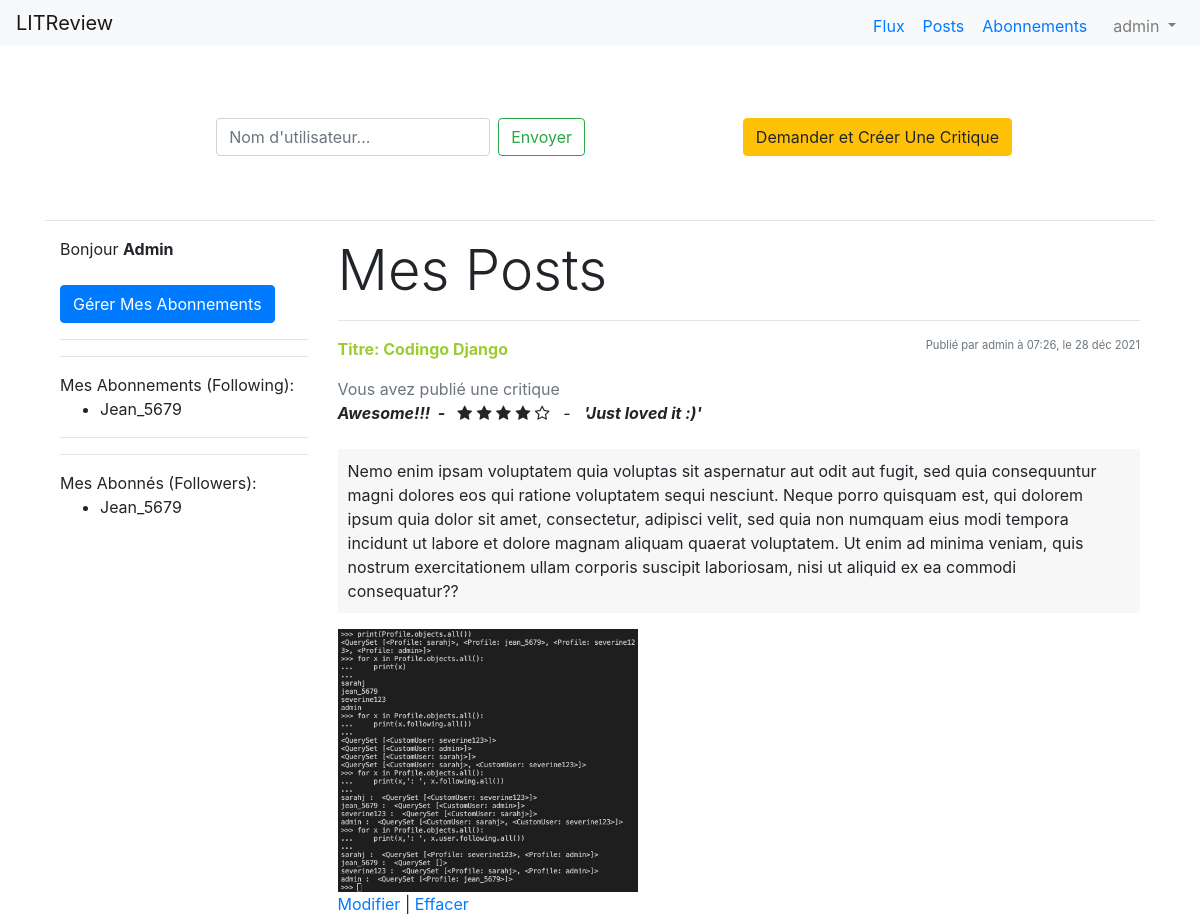
The app's page /tickets/account/ (signed in, upper part), older data.
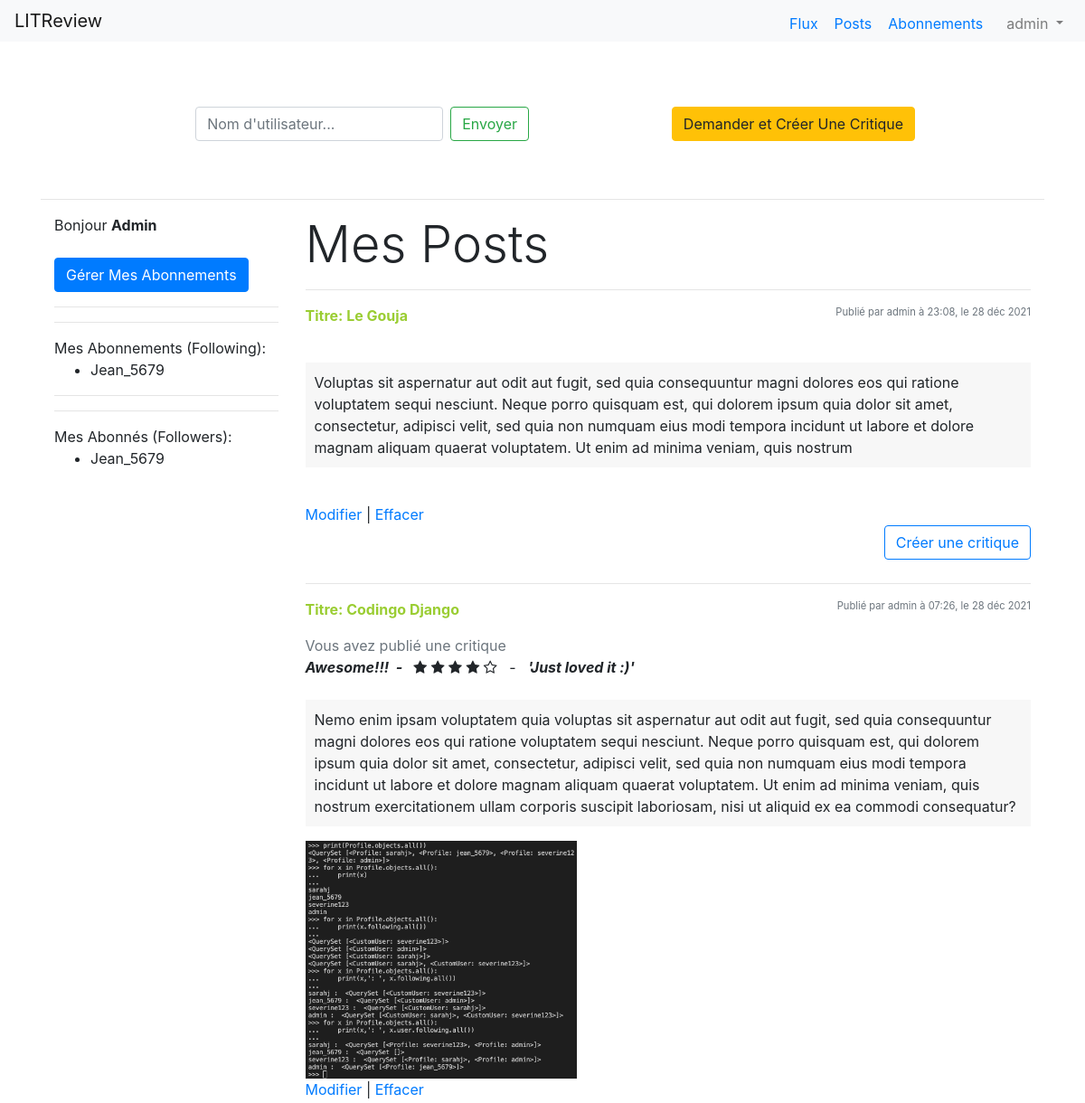
The same page, newer data.
### users/models.py (models this page shows)
class CustomUser(AbstractUser):
    age = models.PositiveIntegerField(null=True, blank=True)

### profiles/models.py (models this page shows)
class Profile(models.Model):
    user = models.OneToOneField(to=settings.AUTH_USER_MODEL, on_delete=models.CASCADE)
    following = models.ManyToManyField(to=settings.AUTH_USER_MODEL, related_name='following', blank=True)
    updated = models.DateTimeField(auto_now=True)
    created = models.DateTimeField(auto_now_add=True)
    def profiles_tickets(self):
        return self.ticket_set.all()
    def __str__(self):
        return str(self.user.username)
    class Meta:
        ordering = ('-created',)

### tickets/models.py (models this page shows, shortened)
class Ticket(models.Model):
    title = models.CharField(max_length=128)
    description = models.TextField(max_length=2048, blank=True)
    author = models.ForeignKey(Profile, on_delete=models.CASCADE)
    image = models.ImageField(null=True, blank=True)
    updated = models.DateTimeField(auto_now=True)
    created = models.DateTimeField(auto_now_add=True)
    class Meta:
        ordering = ['-created', 'title']

class ReviewRating(models.Model):
    ticket = models.ForeignKey(Ticket, on_delete=models.CASCADE, related_name='comments')
    user = models.ForeignKey(Profile, on_delete=models.CASCADE)
    subject = models.CharField(max_length=128, blank=True)
    review = models.TextField(max_length=500, blank=True)
    rating = models.PositiveSmallIntegerField(validators=[MinValueValidator(0), MaxValueValidator(5)])
    created_at = models.DateTimeField(auto_now_add=True)

### tickets/views.py (the view)
# urls.py: path('account/', tickets_of_following_profiles, name='tickets-follow-view'),
@login_required
def tickets_of_following_profiles(request):
    profile = Profile.objects.get(user=request.user)
    users = [user for user in profile.following.all()]
    tickets = []
    qs= None
    for dude in users:
        p = Profile.objects.get(user=dude)
        p_tickets = p.ticket_set.all()
        tickets.append(p_tickets)
    my_tickets = profile.profiles_tickets()
    tickets.append(my_tickets)
    if len(tickets)>0:
        qs = sorted(chain(*tickets), reverse=True, key=lambda obj: obj.created)
    all_users = get_user_model().objects.values()
    context= {'profile':profile, 'tickets': qs, 'allusers': all_users}
    return render(request, 'tickets/main.html', context)

### tickets/templates/tickets/main.html (shortened to what the changed rows need)
{% extends 'base.html' %}
{% load static %}
{% block content %}
<br><br>
<br><br>
<div class="container">
    <div class="row">
        <div class="col-3">
            Bonjour <b>{{ profile|capfirst }}</b>
            <br><br>
            <a href="{% url 'profiles:profile-list-view' %}">
                <button type="button" class="btn btn-primary">Gérer Mes Abonnements</button>
            </a>
            <hr><hr>
            Mes Abonnements (Following):
            <ul>
                {% for p in profile.following.all %}
                <li>{{ p|capfirst }}</li>
                {% endfor %}
            </ul>
            <hr>
            <hr>
            Mes Abonnés (Followers): <br>
            <ul>
                {% for follower in user.following.all %}
                <li>{{ follower|capfirst }}</li>
                {% endfor %}
            </ul>
        </div>
        <div class="col-9">
            <h2 class="display-4">Mes Posts</h2>
            <hr>
            {% for t in tickets %}
                {% if profile == t.author %}
                    <span class="text-muted float-right" style="font-size:0.7rem;">
                        Publié par {{ profile }} à {{t.created|date:"H:i"}}, le {{t.created|date:"d b Y"}}
                    </span>
                    <p style="font-weight: bolder; color:yellowgreen;">Titre: {{t.title}}</p>
                    {% if t.comments.first %}
                    <p style="margin-bottom:0;">
                        {% if profile == t.comments.first.user %}
                            <span class="text-muted">Vous avez publié une critique</span><br>
                        {% else %}
                            <span class="text-muted">{{ t.comments.first.user }} a publié une critique</span><br>
                        {% endif %}
                        <span class="font-weight-bold font-italic">{{ t.comments.first.subject }}&nbsp;&nbsp;-&nbsp;&nbsp;</span>
                        <span class="fa {% if t.comments.first.rating >= 1 %} fa-star {% else %} fa-star-o {% endif%}"></span>
                        <span class="fa {% if t.comments.first.rating >= 2 %} fa-star {% else %} fa-star-o {% endif%}"></span>
                        <span class="fa {% if t.comments.first.rating >= 3 %} fa-star {% else %} fa-star-o {% endif%}"></span>
                        <span class="fa {% if t.comments.first.rating >= 4 %} fa-star {% else %} fa-star-o {% endif%}"></span>
                        <span class="fa {% if t.comments.first.rating >= 5 %} fa-star {% else %} fa-star-o {% endif%}"></span>
                        <span>&nbsp;&nbsp;-&nbsp;&nbsp;</span>
                        <span class="font-weight-bold font-italic">'{{ t.comments.first.review}}'</span>
                    </p>
                    {% endif %}
                    <br>
                    <p style="background-color:rgba(0,0,0,.03);padding: 10px;">{{t.description}}</p>
                    {% if t.image %}
                    <img class="image" src="/static/images/{{ t.image }}"  alt="livre ou article" style="max-width: 300px;"/>
                    {% endif %}
                    <br>
                    {% if user == t.author.user %}
                        <a href="{% url 'ticket_edit' t.pk %}">Modifier</a> |
                        <a href="{% url 'ticket_delete' t.pk %}">Effacer</a>
                    {% endif %}
                    <br>
                    {% if not t.comments.first %}
                        <a type="btn" href="{% url 'ticket_detail' t.pk %}" class="btn btn-outline-primary pull-right">Créer une critique</a><br><br>
                    {% endif %}
                    <hr>
                {% endif %}
            {% endfor %}
        </div>
    </div>
</div>
{% endblock content %}

Row changes from the older to the newer data that the page shows:
added Ticket: {{ profile }} "admin", created "23:08", created "28 déc 2021", title "Le Gouja", description "Voluptas sit aspernatur aut odit aut fugit, sed quia consequuntur magni dolores eos qui ratione voluptatem sequi nesciunt. Neque porro quisquam est, qui dolorem ipsum quia dolor sit amet, consectetur, adipisci velit, sed quia non numquam eius modi tempora incidunt ut labore et dolore magnam aliquam quaerat voluptatem. Ut enim ad minima veniam, quis nostrum", shows "Modifier", shows "Créer une critique"
changed Ticket "Codingo Django": description "…aliquid ex ea commodi consequatur??" → "…aliquid ex ea commodi consequatur?"
